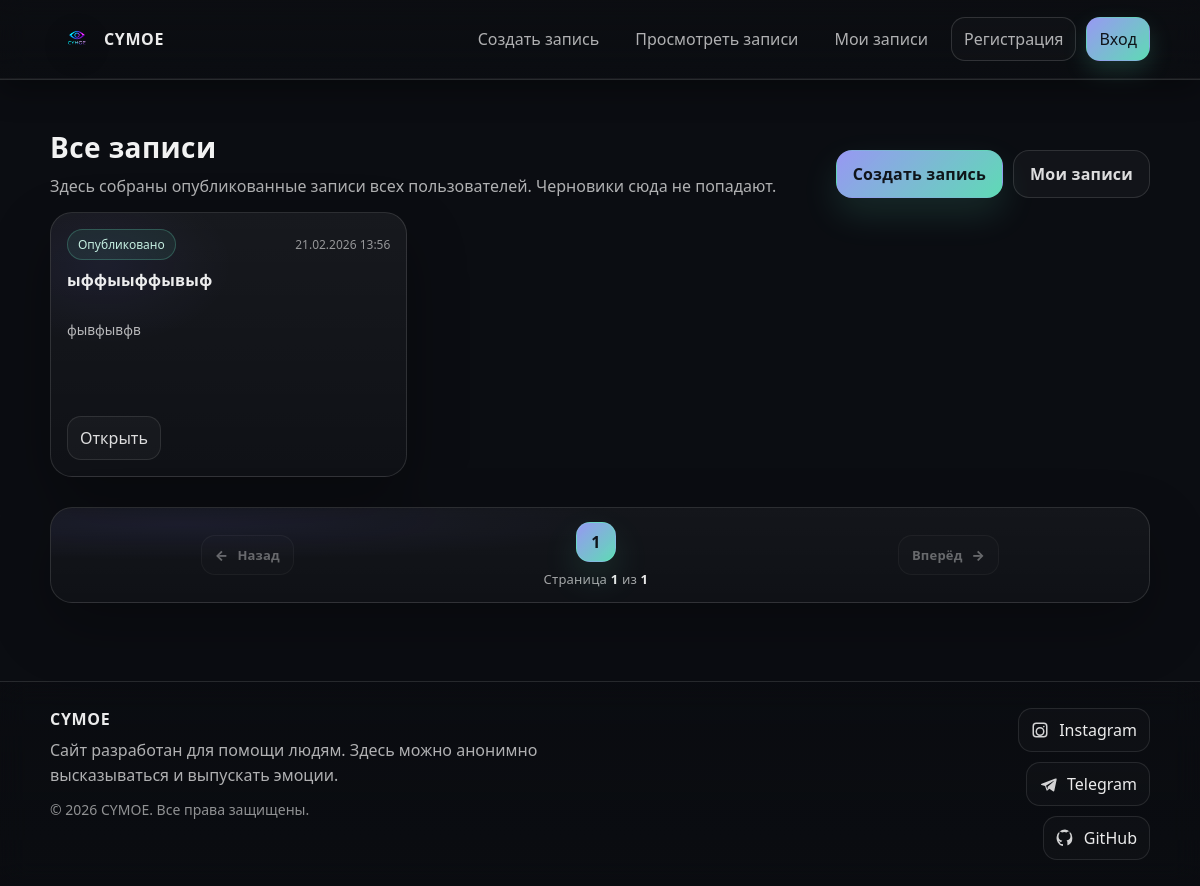
Screenshot of /view_note/ with the database file from the repository.
### blog/models.py (models this page shows, shortened)
class Post(models.Model):
    title = models.CharField(max_length=100, unique=False)
    slug = models.SlugField(max_length=100, unique_for_date='publish')
    text = models.TextField(max_length=10000)
    author = models.ForeignKey(User, on_delete=models.CASCADE, null=True)
    created = models.DateTimeField(auto_now_add=True)
    publish = models.DateTimeField(default=timezone.now)
    class Meta:
        ordering = ['-publish']
        indexes = [
            models.Index(fields=['-publish']),
        ]
        get_latest_by = 'created'
    def get_absolute_url(self):
        return reverse("blog:detail_post_all", kwargs={"id": self.id,
                                                       "year": self.publish.year,
                                                       "month": self.publish.month,
                                                       "day": self.publish.day,
                                                       "slug": self.slug
                                                       })

### blog/views.py (the view)
# urls.py: path('view_note/', views.view_note, name='view_note'),
def view_note(request):
    posts = Post.objects.all()
    paginator = Paginator(posts, 6)
    page_number = request.GET.get('page', 1)
    try:
        posts = paginator.page(page_number)
    except EmptyPage:
        posts = paginator.page(paginator.num_pages)
    except PageNotAnInteger:
        posts = paginator.page(1)
    return render(request, 'notes/view_note.html', {'posts': posts})

### templates/notes/view_note.html (shortened to what this page needs)
{% extends "base.html" %}
{% load static %}
{% block extra_css %}
<link rel="stylesheet" href="{% static 'css/user_note.css' %}">
<link rel="stylesheet" href="{% static 'css/paginator.css' %}">
{% endblock %}
{% block content %}
<section class="my-notes">
  <div class="head">
    <div class="head-left">
      <h1 class="title">Все записи</h1>
      <p class="subtitle">
        Здесь собраны опубликованные записи всех пользователей. Черновики сюда не попадают.
      </p>
    </div>
    <div class="head-right">
      <a class="btn btn-primary" href="{% url 'blog:create_note' %}">
        Создать запись
      </a>
      <a class="btn btn-ghost" href="{% url 'blog:user_note' %}">Мои записи</a>
    </div>
  </div>
  {% if posts %}
    <div class="grid">
      {% for post in posts %}
        <article class="card">
          <div class="card-top">
            <div class="badges">
              <span class="badge badge-pub">Опубликовано</span>
            </div>
            <div class="date">
              {% if post.publish %}{{ post.publish|date:"d.m.Y H:i" }}{% endif %}
            </div>
          </div>
          <h2 class="card-title">{{ post.title }}</h2>
          <div class="preview" data-collapsible="1">
            {{ post.text|truncatechars:260 }}
          </div>
          <div class="card-actions">
            <a class="link-btn" href="{{ post.get_absolute_url}}">
              Открыть
            </a>
          </div>
        </article>
      {% endfor %}
      {% include 'notes/pagination.html' with page=posts %}
    </div>
  {% endif %}
</section>
{% endblock %}

### blog/static/css/base.css (style rules this page uses)
:root { --bg: rgba(12, 14, 18, 0.72); --bg-2: rgba(12, 14, 18, 0.45); --text: rgba(255,255,255,0.92); --muted: rgba(255,255,255,0.68); --line: rgba(255,255,255,0.12); --glow: rgba(120, 120, 255, 0.18); --accent: rgba(160, 160, 255, 0.95); --accent-2: rgba(110, 255, 210, 0.85); --shadow: 0 10px 30px rgba(0,0,0,0.35); }
* { box-sizing: border-box; }
a { color: inherit; text-decoration: none; }
body { margin: 0; color: var(--text); background: #0b0d12; font-family: system-ui, -apple-system, Segoe UI, Roboto, Arial, sans-serif; }

### blog/static/css/user_note.css (style rules this page uses)
.my-notes { padding: 26px 0 44px; }
.head { display: flex; gap: 14px; align-items: flex-end; justify-content: space-between; flex-wrap: wrap; margin-bottom: 14px; }
.title { margin: 0; font-size: 28px; letter-spacing: 0.4px; color: rgba(255,255,255,0.95); }
.subtitle { margin: 8px 0 0; color: rgba(255,255,255,0.68); line-height: 1.5; }
.head-right { display: flex; gap: 10px; flex-wrap: wrap; }
.btn { position: relative; display: inline-flex; align-items: center; justify-content: center; gap: 10px; padding: 12px 16px; border-radius: 16px; border: 1px solid transparent; font-weight: 800; letter-spacing: 0.2px; transition: transform .2s ease, box-shadow .2s ease, background .2s ease, border-color .2s ease; user-select: none; }
.btn-primary { color: rgba(10, 12, 16, 0.95); background: linear-gradient(135deg, rgba(160,160,255,0.95), rgba(110,255,210,0.85)); box-shadow: 0 16px 36px rgba(110,255,210,0.12); overflow: hidden; }
.btn-ghost { color: rgba(255,255,255,0.86); background: rgba(255,255,255,0.03); border-color: rgba(255,255,255,0.12); }
.grid { display: grid; grid-template-columns: repeat(3, minmax(0, 1fr)); gap: 14px; }
.card { border-radius: 22px; border: 1px solid rgba(255,255,255,0.12); background: linear-gradient(180deg, rgba(255,255,255,0.05), rgba(255,255,255,0.02)); box-shadow: 0 24px 60px rgba(0,0,0,0.30); overflow: hidden; position: relative; padding: 16px; transition: transform .22s ease, border-color .22s ease, background .22s ease; }
.card::after { content:""; position:absolute; inset:-2px; background: radial-gradient(60% 50% at 15% 20%, rgba(120,120,255,0.14), transparent 60%); opacity: .55; pointer-events:none; }
.card-top { position: relative; z-index: 1; display: flex; align-items: center; justify-content: space-between; gap: 10px; margin-bottom: 10px; flex-wrap: wrap; }
.badges { display: inline-flex; gap: 8px; flex-wrap: wrap; }
.badge { display: inline-flex; align-items: center; padding: 6px 10px; border-radius: 999px; border: 1px solid rgba(255,255,255,0.12); background: rgba(255,255,255,0.03); color: rgba(255,255,255,0.78); font-size: 12px; }
.badge-pub { border-color: rgba(110,255,210,0.22); background: rgba(110,255,210,0.07); color: rgba(210,255,240,0.92); }
.date { color: rgba(255,255,255,0.55); font-size: 12px; }
.card-title { position: relative; z-index: 1; margin: 0; font-size: 16px; letter-spacing: 0.2px; color: rgba(255,255,255,0.92); line-height: 1.25; margin-bottom: 10px; min-height: 40px; }
.preview { position: relative; z-index: 1; color: rgba(255,255,255,0.70); line-height: 1.55; font-size: 13.5px; min-height: 84px; }
.card-actions { position: relative; z-index: 1; display: flex; gap: 10px; margin-top: 12px; flex-wrap: wrap; }
.link-btn { display: inline-flex; align-items: center; justify-content: center; padding: 10px 12px; border-radius: 14px; border: 1px solid rgba(255,255,255,0.10); background: rgba(255,255,255,0.03); color: rgba(255,255,255,0.86); transition: transform .2s ease, background .2s ease, border-color .2s ease; }
.head, .grid, .empty { opacity: 0; transform: translateY(10px); animation: rise .55s ease forwards; }
.grid { animation-delay: .06s; }

### rows the page displays
Post: publish "21.02.2026 13:56", title "ыффыыффывыф", text "фывфывфв"

### other values shown
{{ num }} "1"
{{ page.number }} "1"
{{ page.paginator.num_pages }} "1"
